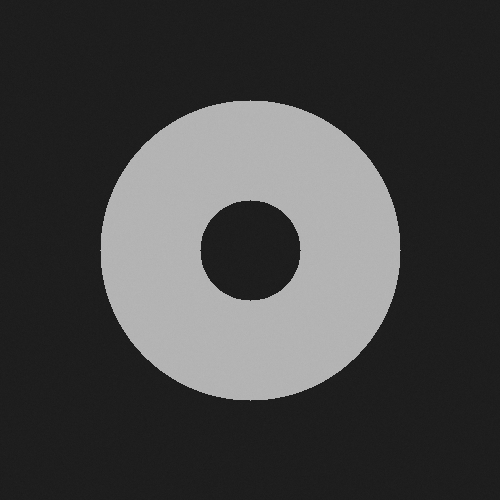
#> input picture sample_data/test_images/1_good_part.png, 500 x 500 px
$ python -i inspector.py   (imports and definitions only)
#> lines starting #> are read from the running program, lines starting #| are printed output that depends on the picture; after the words box and inside, x2 and y2 are one past the last pixel; in counts of white or black regions, pixels touching at a corner belong together
import cv2
import numpy as np
from typing import Tuple, Optional, Dict, Any, List
import math


class PartInspector:
    """Advanced PartInspector with alignment, ROI masks, CLAHE, and defect classification.

    Notes:
    - Uses ORB feature matching + homography for alignment (rotation/translation invariance).
    - Supports multiple ROIs with independent tolerance settings.
    - Provides defect segmentation and coarse classification.
    """

    def __init__(
        self,
        reference: Optional[Any] = None,
        size_tol: Optional[float] = None,
        defect_thresh: Optional[float] = None,
        # Classification tunables
        scratch_aspect_thresh: float = 4.0,
        chip_solidity_thresh: float = 0.70,
        chip_circularity_thresh: float = 0.55,
        chip_area_frac_max: float = 0.02,
        chip_area_frac_max_alt: float = 0.03,
        burr_solidity_thresh: float = 0.65,
        use_matlab: bool = False,
        matlab_engine: Optional[Any] = None,
        mm_per_px: Optional[float] = None,
    ):
        # thresholds and tolerances
        self.defect_thresh = defect_thresh if defect_thresh is not None else 100.0
        tol = size_tol if size_tol is not None else 5.0
        self.area_tolerance = tol if tol <= 1.0 else (tol / 100.0)

        # Reference image (grayscale)
        self.reference_image: Optional[np.ndarray] = None
        self.ref_outer_area: Optional[float] = None
        # optional MATLAB engine hook
        self.use_matlab = use_matlab
        self.matlab_engine = matlab_engine
        self.matlab_available = False
        if self.use_matlab and self.matlab_engine is None:
            try:
                import matlab.engine as mengine  # type: ignore
                self.matlab_engine = mengine.start_matlab()
                self.matlab_available = True
            except Exception:
                self.matlab_available = False

        # ROI definitions: {name: {'mask':mask, 'tol':fraction}}
        self.rois: Dict[str, Dict[str, Any]] = {}

        # Classification thresholds (tunable)
        self.scratch_aspect_thresh = scratch_aspect_thresh
        self.chip_solidity_thresh = chip_solidity_thresh
        self.chip_circularity_thresh = chip_circularity_thresh
        self.chip_area_frac_max = chip_area_frac_max
        self.chip_area_frac_max_alt = chip_area_frac_max_alt
        self.burr_solidity_thresh = burr_solidity_thresh

        # Calibration: millimeters per pixel (optional)
        self.mm_per_px: Optional[float] = float(mm_per_px) if mm_per_px is not None else None

        if reference is not None:
            self.set_reference(reference)

    def set_reference(self, reference: Any):
        if isinstance(reference, str):
            img = cv2.imread(reference)
#> img is the input picture: shape (500, 500, 3); min 25, max 184, mean 67.2
            if img is None:
                raise ValueError(f"Could not read reference image: {reference}")
        elif isinstance(reference, np.ndarray):
            img = reference.copy()
        else:
            raise TypeError("reference must be path or ndarray")
        gray = cv2.cvtColor(img, cv2.COLOR_BGR2GRAY) if img.ndim == 3 else img
        # keep raw reference and preprocessed reference
        self.reference_raw = gray.copy()
        self.reference_image = self._preprocess(gray)
        self.ref_outer_area = self._compute_outer_area(self.reference_image)
        # compute mm-area if calibration provided
        if self.mm_per_px is not None and self.ref_outer_area is not None:
            self.ref_outer_area_mm = float(self.ref_outer_area) * (self.mm_per_px ** 2)
        else:
            self.ref_outer_area_mm = None

    # [5 lines left out: function set_calibration, not called in this run]

    def add_roi(self, name: str, mask: np.ndarray, tol_fraction: float):
        self.rois[name] = {"mask": mask.astype(np.uint8), "tol": tol_fraction}

    def _preprocess(self, gray: np.ndarray) -> np.ndarray:
        # CLAHE for lighting robustness + bilateral filter to reduce noise while preserving edges
        clahe = cv2.createCLAHE(clipLimit=2.0, tileGridSize=(8, 8))
        eq = clahe.apply(gray)
        den = cv2.bilateralFilter(eq, d=9, sigmaColor=75, sigmaSpace=75)
        return den

    def _compute_outer_area(self, gray: np.ndarray) -> float:
        # Use sub-pixel estimation by upscaling then finding largest contour
        scale = 4
        big = cv2.resize(gray, (gray.shape[1] * scale, gray.shape[0] * scale), interpolation=cv2.INTER_CUBIC)
        # try both binary and inverted binary to robustly find the part contour
        _, th = cv2.threshold(big, 0, 255, cv2.THRESH_BINARY + cv2.THRESH_OTSU)
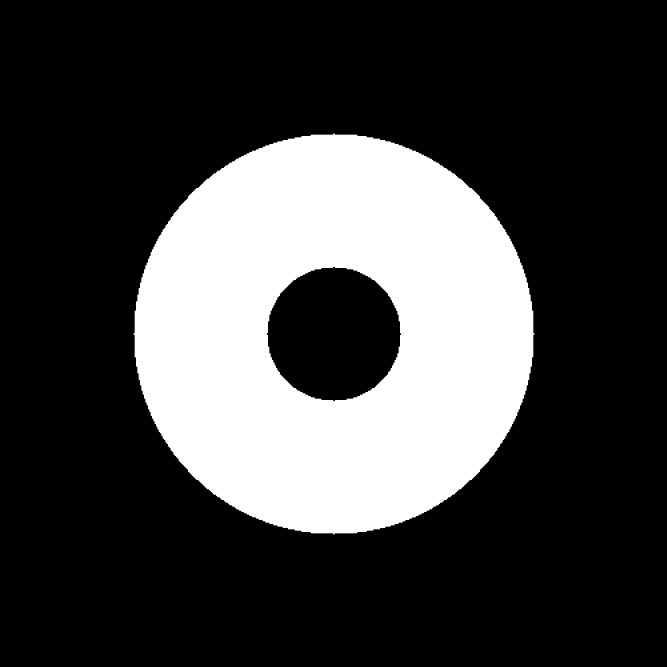
#> th: shape (2000, 2000) (shown at 1/3 size); 25.1% white; 1 white region
        contours, _ = cv2.findContours(th, cv2.RETR_EXTERNAL, cv2.CHAIN_APPROX_SIMPLE)
#> contours = 1 contour; box (x1, y1, x2, y2) and area: (400, 400, 1604, 1604) 1129014
        if not contours:
            _, th = cv2.threshold(big, 0, 255, cv2.THRESH_BINARY_INV + cv2.THRESH_OTSU)
            contours, _ = cv2.findContours(th, cv2.RETR_EXTERNAL, cv2.CHAIN_APPROX_SIMPLE)
        if not contours:
            return 0.0
        # choose the largest contour that is not the full image (background)
        img_area = big.shape[0] * big.shape[1]
#> img_area = 4000000
        areas = sorted([float(cv2.contourArea(c)) for c in contours], reverse=True)
#> areas = [1129014]
        max_area = 0.0
        for a in areas:
            if a < 0.95 * img_area:
                max_area = a
                break
#> this loop made 1 pass
#> (a, max_area) on pass 1: (1129014, 1129014)
        if max_area == 0.0:
            max_area = areas[0]
        # scale back to original pixels
        return max_area / (scale * scale)

    # [297 lines left out: functions _find_holes_and_centroids, _align_images, _segment_defects, _classify_contour, inspect, not called in this run]

>>> result = PartInspector().set_reference('../sample_data/test_images/1_good_part.png')
#> in set_reference, `self.ref_outer_area = self._compute_outer_area(self.reference_image)`: self.ref_outer_area = 70563.4
